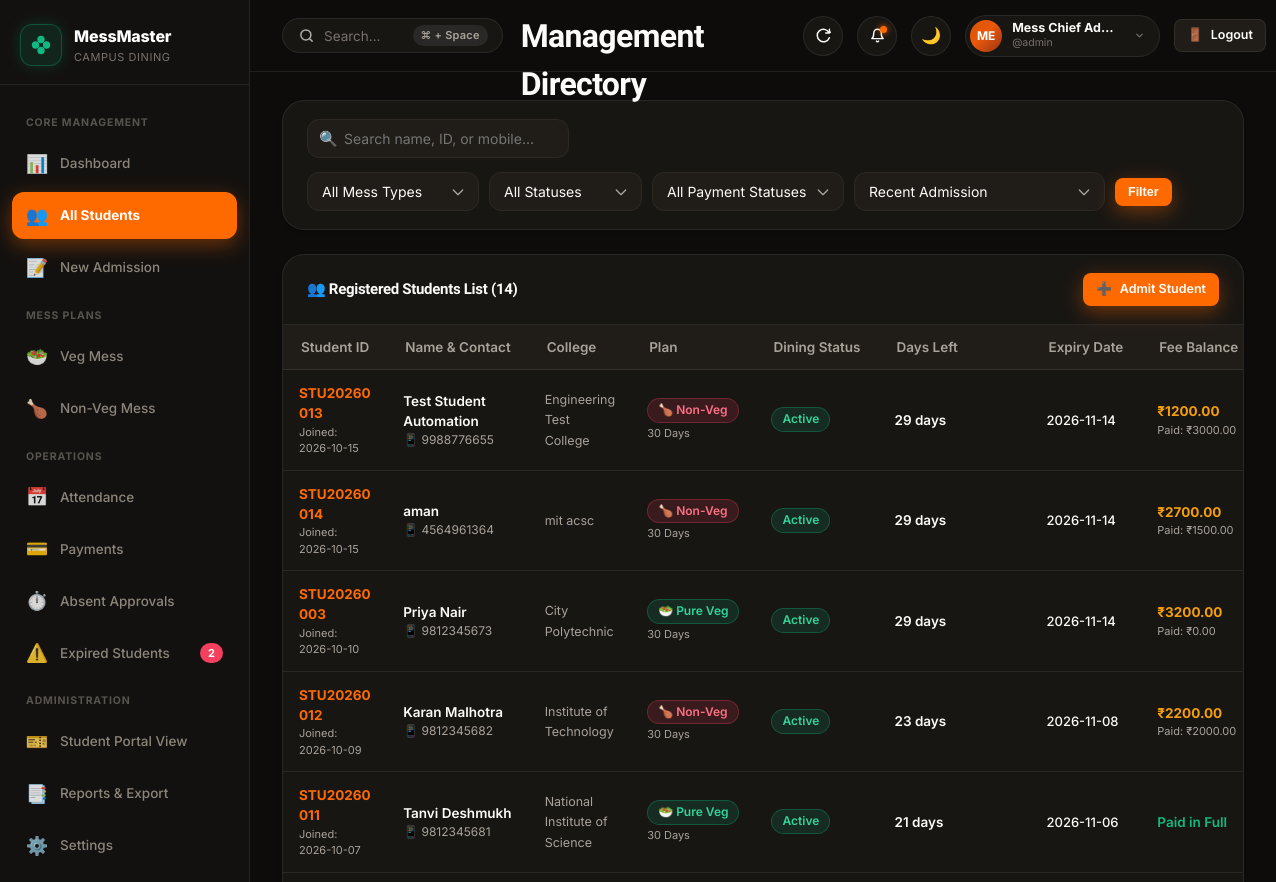
The page /students (signed in, upper part) on the database as committed earlier.
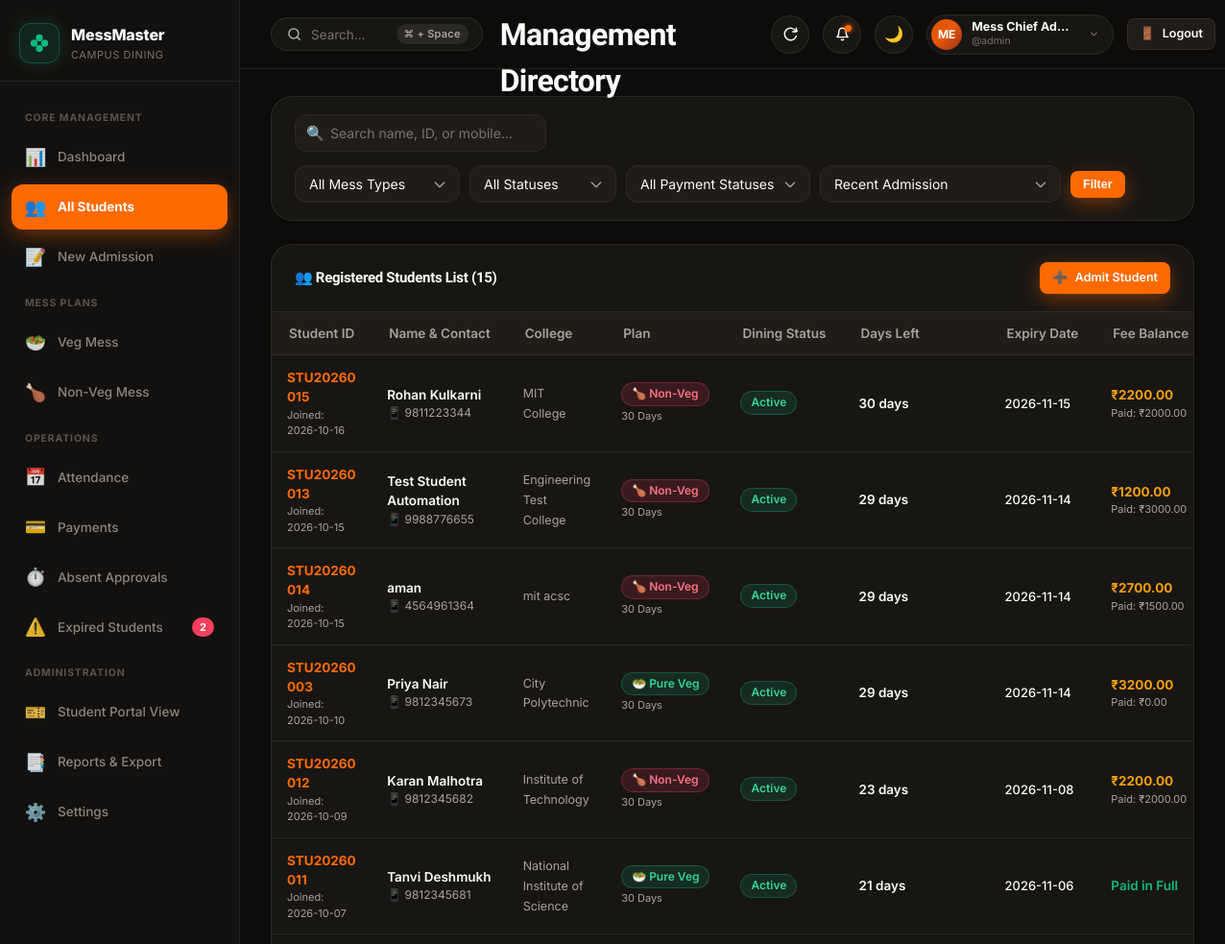
The same page on the database as committed later.
### tables this page shows
CREATE TABLE mess_plans (
            id INTEGER PRIMARY KEY AUTOINCREMENT,
            student_id TEXT NOT NULL,
            plan_duration_days INTEGER NOT NULL,
            start_date DATE NOT NULL,
            original_expiry_date DATE NOT NULL,
            current_expiry_date DATE NOT NULL,
            total_extension_days INTEGER DEFAULT 0,
            mess_type TEXT NOT NULL CHECK(mess_type IN ('Veg', 'Non-Veg')),
            total_fee REAL NOT NULL,
            status TEXT NOT NULL DEFAULT 'Active' CHECK(status IN ('Active', 'Expired', 'Renewed')),
            is_current INTEGER NOT NULL DEFAULT 1,
            created_at DATETIME DEFAULT CURRENT_TIMESTAMP,
            FOREIGN KEY (student_id) REFERENCES students(student_id) ON DELETE CASCADE
        );

CREATE TABLE students (
            id INTEGER PRIMARY KEY AUTOINCREMENT,
            student_id TEXT UNIQUE NOT NULL,
            full_name TEXT NOT NULL,
            mobile TEXT UNIQUE NOT NULL,
            college_name TEXT NOT NULL,
            mess_type TEXT NOT NULL CHECK(mess_type IN ('Veg', 'Non-Veg')),
            status TEXT NOT NULL DEFAULT 'Active' CHECK(status IN ('Active', 'Expired', 'Deactivated')),
            admission_date DATE NOT NULL,
            created_at DATETIME DEFAULT CURRENT_TIMESTAMP,
            updated_at DATETIME DEFAULT CURRENT_TIMESTAMP
        , meal_preference TEXT DEFAULT 'Both');

### app.py (the view)
@app.route('/students')
@login_required
def students():
    database.update_all_mess_expiries()
    conn = database.get_db_connection()
    search = request.args.get('search', '').strip()
    mess_filter = request.args.get('mess_type', 'all')
    status_filter = request.args.get('status', 'all')
    payment_filter = request.args.get('payment_status', 'all')
    sort_by = request.args.get('sort_by', 'admission_date_desc')
    query = """
        SELECT s.id, s.student_id, s.full_name, s.mobile, s.college_name, s.mess_type, s.status, s.admission_date,
               p.id as plan_id, p.plan_duration_days, p.start_date, p.current_expiry_date, p.total_fee, p.total_extension_days,
               COALESCE((SELECT SUM(amount) FROM payments WHERE student_id = s.student_id), 0) as total_paid,
               (p.total_fee - COALESCE((SELECT SUM(amount) FROM payments WHERE student_id = s.student_id), 0)) as balance,
               (julianday(p.current_expiry_date) - julianday(date('now'))) as remaining_days
        FROM students s
        LEFT JOIN mess_plans p ON s.student_id = p.student_id AND p.is_current = 1
        WHERE 1=1
    """
    params = []
    if search:
        query += " AND (s.student_id LIKE ? OR s.full_name LIKE ? OR s.mobile LIKE ? OR s.college_name LIKE ?)"
        like_term = f"%{search}%"
        params.extend([like_term, like_term, like_term, like_term])
    if mess_filter in ('Veg', 'Non-Veg'):
        query += " AND s.mess_type = ?"
        params.append(mess_filter)
    if status_filter in ('Active', 'Expired', 'Deactivated'):
        query += " AND s.status = ?"
        params.append(status_filter)
    if sort_by == 'name_asc':
        query += " ORDER BY s.full_name ASC"
    elif sort_by == 'id_asc':
        query += " ORDER BY s.student_id ASC"
    elif sort_by == 'remaining_days_asc':
        query += " ORDER BY remaining_days ASC"
    elif sort_by == 'balance_desc':
        query += " ORDER BY balance DESC"
    else:
        query += " ORDER BY s.admission_date DESC"
    all_records = conn.execute(query, params).fetchall()
    filtered_list = []
    for r in all_records:
        bal = r['balance'] if r['balance'] is not None else 0
        paid = r['total_paid']
        fee = r['total_fee'] if r['total_fee'] is not None else 0
        if bal <= 0 and paid > 0:
            p_status = 'Paid'
        elif paid > 0 and bal > 0:
            p_status = 'Partially Paid'
        else:
            p_status = 'Pending'
        if payment_filter == 'Paid' and p_status != 'Paid':
            continue
        if payment_filter == 'Partially Paid' and p_status != 'Partially Paid':
            continue
        if payment_filter == 'Pending' and p_status != 'Pending':
            continue
        item = dict(r)
        item['payment_status'] = p_status
        filtered_list.append(item)
    conn.close()
    return render_template('students.html',
        students=filtered_list,
        search=search,
        mess_filter=mess_filter,
        status_filter=status_filter,
        payment_filter=payment_filter,
        sort_by=sort_by
    )

### app.py (called while the page is built)
def login_required(f):
    @wraps(f)
    def decorated_function(*args, **kwargs):
        if 'user_id' not in session:
            flash("Please sign in to access the Mess Management System.", "warning")
            return redirect(url_for('login', next=request.url))
        return f(*args, **kwargs)
    return decorated_function

### database.py (called while the page is built, shortened)
def get_db_path():
    return DEFAULT_DB_PATH

def get_db_connection():
    db_file = get_db_path()
    try:
        os.makedirs(os.path.dirname(db_file), exist_ok=True)
    except OSError:
        pass
    conn = sqlite3.connect(db_file)
    conn.row_factory = sqlite3.Row
    conn.execute("PRAGMA foreign_keys = ON;")
    return conn

def get_setting(key, default_value=''):
    conn = get_db_connection()
    row = conn.execute("SELECT value FROM settings WHERE key = ?", (key,)).fetchone()
    conn.close()
    return row['value'] if row else default_value

### templates/students.html (shortened to what the changed rows need)
{% extends "base.html" %}
{% block content %}
<div class="panel">
  <div class="panel-header">
    <h3 class="panel-title">👥 Registered Students List ({{ students|length }})</h3>
    <a href="{{ url_for('admission') }}" class="btn btn-primary btn-sm">
      <span>➕</span> Admit Student
    </a>
  </div>
  <div class="panel-body" style="padding: 0;">
    <div class="table-responsive">
      <table class="data-table">
        <thead>
          <tr>
            <th>Student ID</th>
            <th>Name & Contact</th>
            <th>College</th>
            <th>Plan</th>
            <th>Dining Status</th>
            <th>Days Left</th>
            <th>Expiry Date</th>
            <th>Fee Balance</th>
          </tr>
        </thead>
        <tbody>
          {% if students %}
            {% for s in students %}
              <tr>
                <td>
                  <strong><a href="{{ url_for('student_profile', student_id=s.student_id) }}" style="color: var(--primary);">{{ s.student_id }}</a></strong>
                  <div style="font-size: 11px; color: var(--text-muted);">Joined: {{ s.admission_date }}</div>
                </td>
                <td>
                  <div style="font-weight: 600;">{{ s.full_name }}</div>
                  <div style="font-size: 12px; color: var(--text-muted);">📱 {{ s.mobile }}</div>
                </td>
                <td>
                  <span style="font-size: 12.5px; color: var(--text-muted);">{{ s.college_name }}</span>
                </td>
                <td>
                  <span class="badge {% if s.mess_type == 'Veg' %}badge-veg{% else %}badge-nonveg{% endif %}">
                    {% if s.mess_type == 'Veg' %}🥗 Pure Veg{% else %}🍗 Non-Veg{% endif %}
                  </span>
                  {% if s.plan_duration_days %}
                    <div style="font-size: 11px; color: var(--text-muted); margin-top: 2px;">{{ s.plan_duration_days }} Days</div>
                  {% endif %}
                </td>
                <td>
                  {% if s.status == 'Active' %}
                    <span class="badge badge-active">Active</span>
                  {% elif s.status == 'Expired' %}
                    <span class="badge badge-expired">Expired</span>
                  {% else %}
                    <span class="badge badge-secondary">Deactivated</span>
                  {% endif %}
                </td>
                <td>
                  {% if s.remaining_days is not none %}
                    {% if s.remaining_days < 0 %}
                      <span class="badge badge-expired">Expired ({{ (s.remaining_days * -1)|int }}d ago)</span>
                    {% elif s.remaining_days <= 3 %}
                      <span class="badge badge-warning">⚠️ {{ s.remaining_days|int }} days</span>
                    {% else %}
                      <span style="font-weight: 600; color: var(--text-primary);">{{ s.remaining_days|int }} days</span>
                    {% endif %}
                  {% else %}
                    <span style="color: var(--text-muted);">--</span>
                  {% endif %}
                </td>
                <td>
                  <span style="font-size: 13px; font-weight: 500;">{{ s.current_expiry_date or '--' }}</span>
                </td>
                <td>
                  {% if s.balance is not none and s.balance > 0 %}
                    <strong style="color: var(--accent-amber);">{{ currency_symbol }}{{ "%.2f"|format(s.balance) }}</strong>
                    <div style="font-size: 11px; color: var(--text-muted);">Paid: {{ currency_symbol }}{{ "%.2f"|format(s.total_paid) }}</div>
                  {% else %}
                    <span style="color: var(--accent-green); font-weight: 600;">Paid in Full</span>
                  {% endif %}
                </td>
              </tr>
            {% endfor %}
          {% else %}
            <tr>
              <td colspan="10" style="text-align: center; padding: 36px; color: var(--text-muted);">
                🔍 No students found matching your criteria. Try adjusting the search or filters.
              </td>
            </tr>
          {% endif %}
        </tbody>
      </table>
    </div>
  </div>
</div>
{% endblock %}

Rows that differ between the two databases and show on the page:
added mess_plans: student_id "STU20260015", admission_date "2026-10-16", full_name "Rohan Kulkarni", mobile "9811223344", college_name "MIT College", shows "🍗 Non-Veg", plan_duration_days "30", shows "Active", remaining_days "30", current_expiry_date "2026-11-15", currency_symbol "₹", balance "2200.00", total_paid "2000.00"
Other text that changed with them:
{{ students|length }}: "14" → "15"
